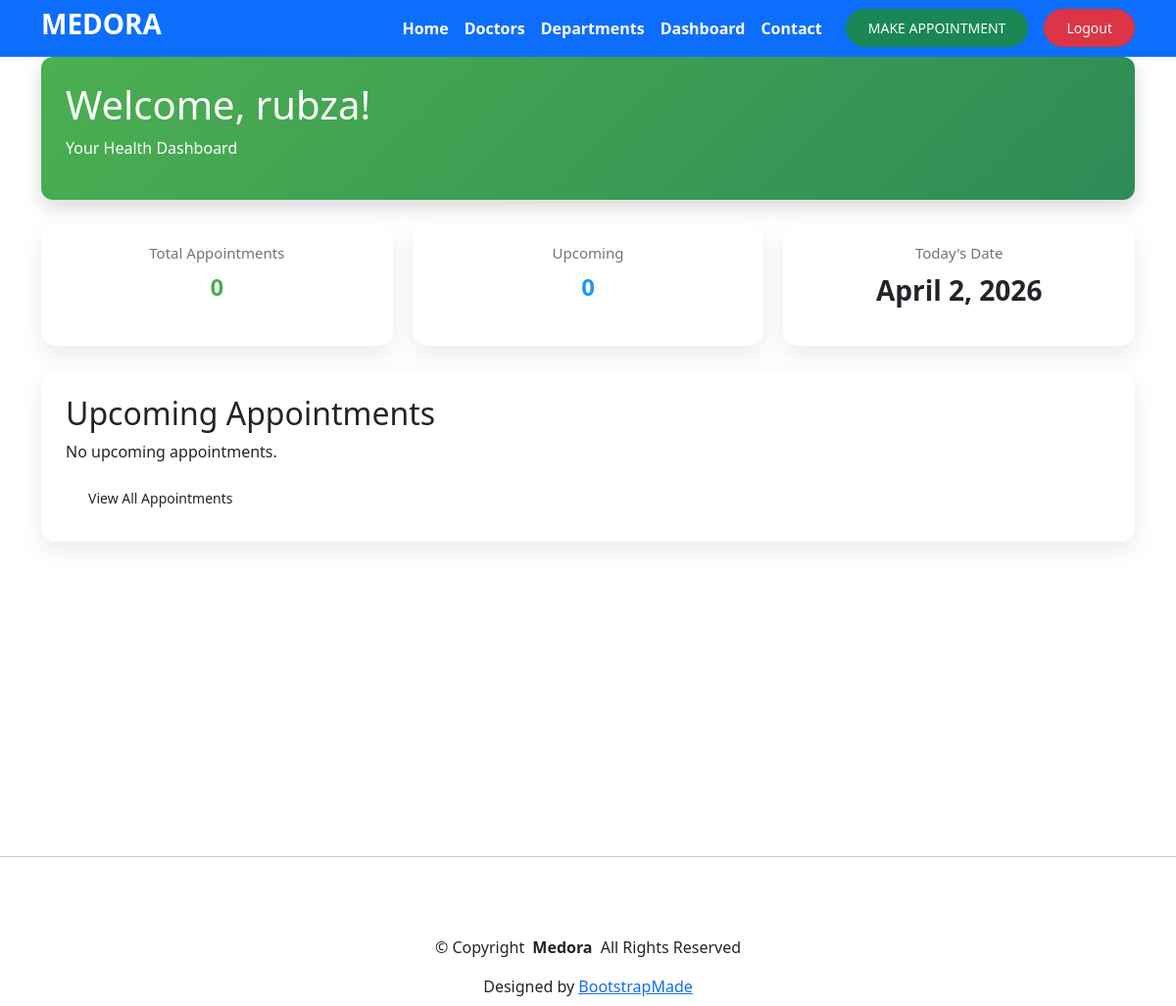
/medora/patient_dash/ (signed in), run on an earlier commit of the app's database.
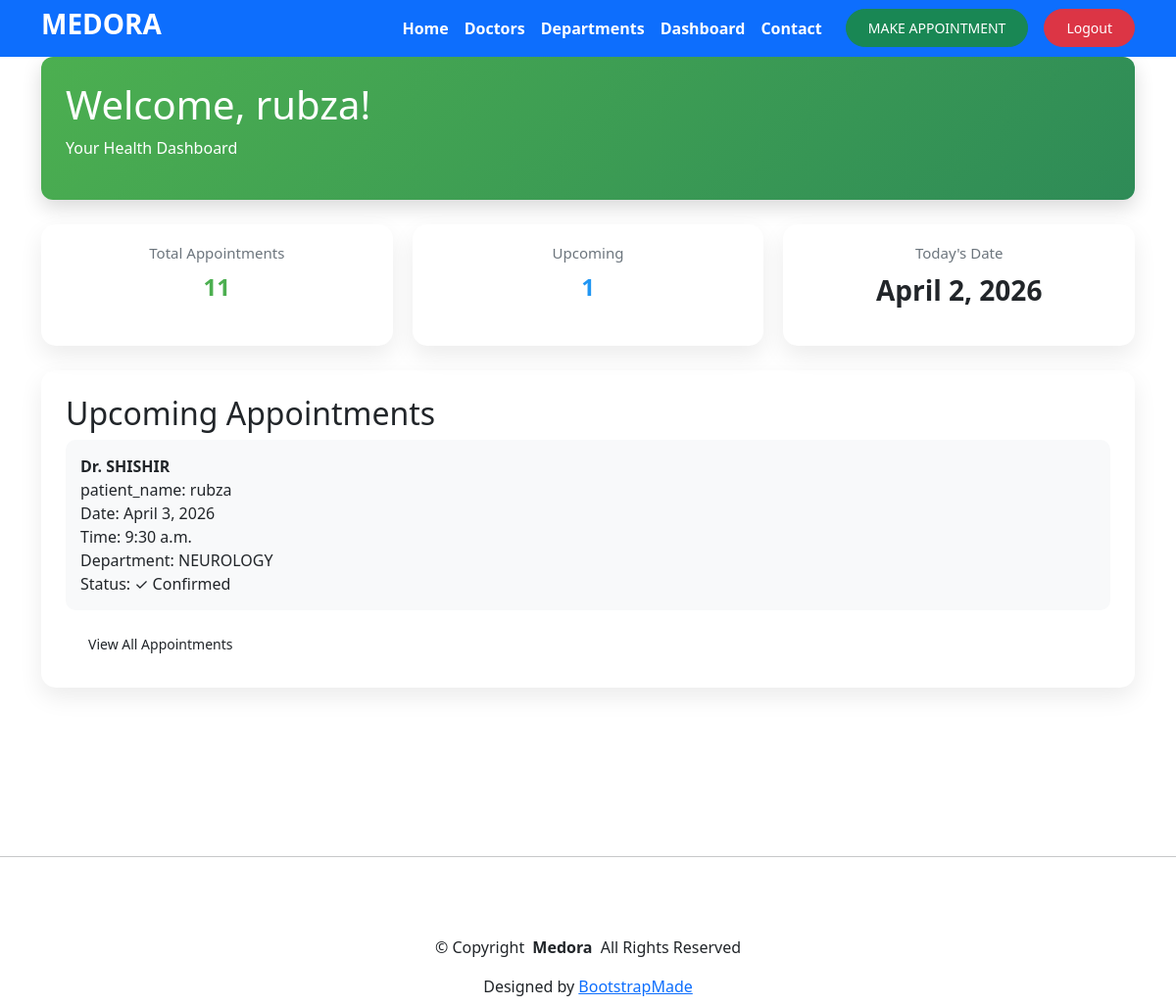
And on a later commit of the database.
### home/models.py (models this page shows, shortened)
class Booking(models.Model):
    user=models.ForeignKey(User,on_delete=models.CASCADE)
    patient_name=models.CharField(max_length=250,null=True,blank=True)
    dep_name=models.ForeignKey(Departments,on_delete=models.CASCADE)
    doc_name=models.ForeignKey(Doctors,on_delete=models.CASCADE)
    booking_date=models.DateField()
    booked_on=models.DateField(auto_now=True)
    booking_time=models.TimeField(auto_now_add=True)
    appointment_time=models.TimeField(null=True,blank=True)
    status=models.BooleanField(default=False)

class Doctors(models.Model):
    doc_name=models.CharField(max_length=250)
    doc_spec=models.CharField(max_length=250)
    doc_dept=models.ForeignKey(Departments,on_delete=models.CASCADE)
    doc_image=models.ImageField(upload_to='doctors/')
    start_time=models.TimeField(null=True,blank=True)
    end_time=models.TimeField(default="21:00")

class Departments(models.Model):
    dep_name=models.CharField(max_length=250)
    dep_description=models.TextField(max_length=300,null=True)

### home/views.py (the view)
# urls.py: path('patient_dash/',patient_dashboard, name='patient_dash'),
@login_required
def patient_dashboard(request):
    today = timezone.now().date()
    appointments = Booking.objects.filter(
        user=request.user,
        booking_date__gte=today
    ).order_by('booking_date')[:5]
    total_appointments = Booking.objects.filter(user=request.user).count()
    upcoming_count = appointments.count()
    context = {
        'appointments': appointments,
        'total_appointments': total_appointments,
        'upcoming_count': upcoming_count,
        'today': today,
        'show_navbar': True,
    }
    return render(request, 'patient_dash.html', context)

### templates/patient_dash.html (shortened to what this page needs)
{% extends 'base.html' %}
{% block content %}
<div class="container">
  <div class="header">
    <h1>Welcome, {{ request.user.username }}!</h1>
    <p>Your Health Dashboard</p>
  </div>
  <div class="stats">
    <div class="stat-box">
      <h3>Total Appointments</h3>
      <p style="font-size:24px;color:#4CAF50;">
        {{ total_appointments }}
      </p>
    </div>
    <div class="stat-box">
      <h3>Upcoming</h3>
      <p style="font-size:24px;color:#2196F3;">
        {{ upcoming_count }}
      </p>
    </div>
    <div class="stat-box">
      <h3>Today's Date</h3>
      <p>{{ today }}</p>
    </div>
  </div>
  <div class="appointments">
    <h2>Upcoming Appointments</h2>
    {% if appointments %}
      {% for app in appointments %}
        <div class="appointment-item">
          <strong>Dr. {{ app.doc_name.doc_name }}</strong><br>
          patient_name: {{ app.patient_name }}<br>
          Date: {{ app.booking_date }}<br>
          Time: {{ app.appointment_time|default:"Not set" }}<br>
          Department: {{ app.dep_name.dep_name }}<br>
          Status:
          {% if app.status %}
            <span class="status-confirmed">✓ Confirmed</span>
          {% else %}
            <span class="status-pending">⏳ Pending</span>
          {% endif %}
        </div>
      {% endfor %}
    {% else %}
      <p>No upcoming appointments.</p>
    {% endif %}
    <div style="margin-top:15px;">
      <a href="{% url 'my_appointments' %}" class="btn">
        View All Appointments
      </a>
    </div>
  </div>
</div>
{% endblock %}

What changed in the data, as far as the page shows it:
added Booking: doc_name.doc_name "SHISHIR", patient_name "rubza", booking_date "April 3, 2026", appointment_time "9:30 a.m.", dep_name.dep_name "NEUROLOGY", status "✓ Confirmed"
Also different on the page:
{{ total_appointments }}: "0" → "11"
{{ upcoming_count }}: "0" → "1"
text no longer shown: "No upcoming appointments."
